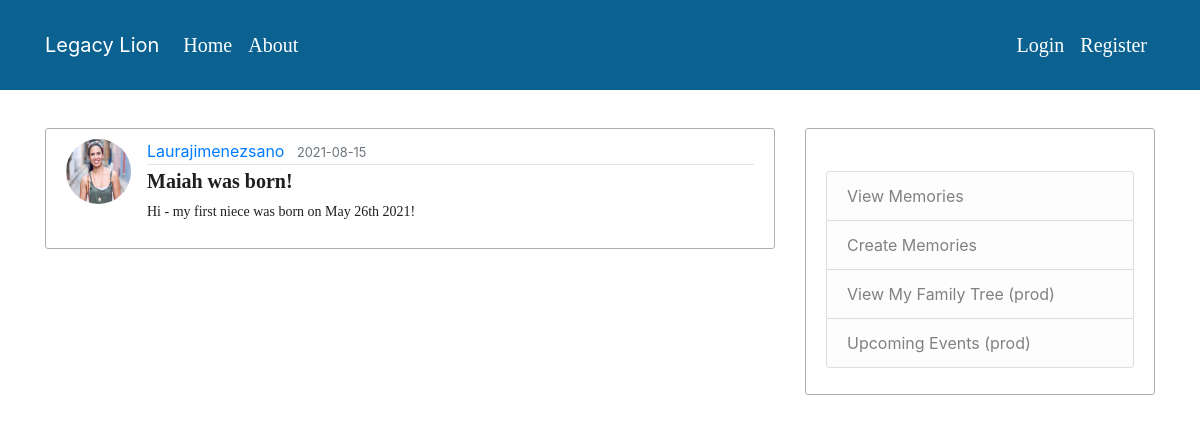
/post/1, run on an earlier commit of the app's database.
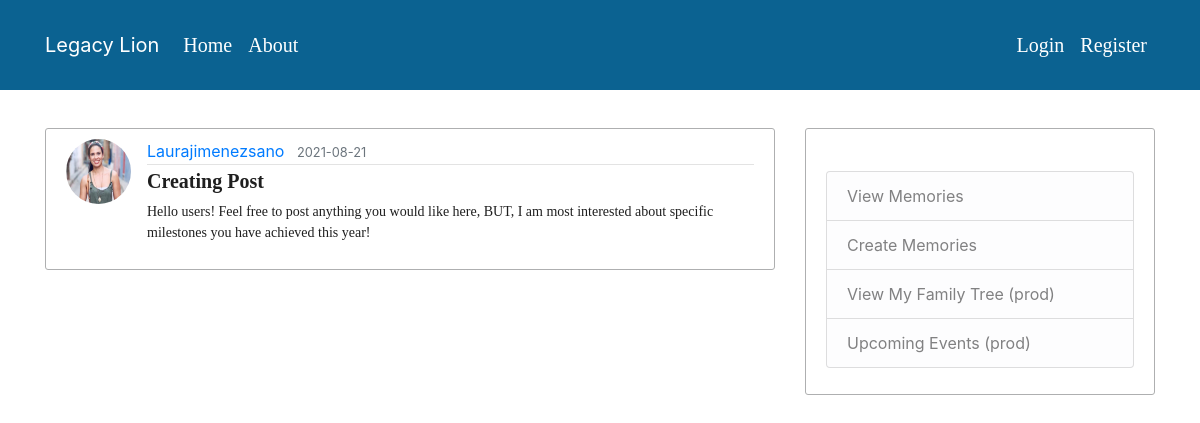
And on a later commit of the database.
### Blog/flaskblog/models.py (models this page shows, shortened)
class Post(db.Model):
    id = db.Column(db.Integer, primary_key=True)
    title = db.Column(db.String(100), nullable=False)
    date_posted = db.Column(db.DateTime, nullable=False, default=datetime.utcnow)
    content = db.Column(db.Text, nullable=False)
    user_id = db.Column(db.Integer, db.ForeignKey('user.id'), nullable=False)
    post_img = db.Column(db.String(20), nullable=False, default='default.jpg')

### Blog/flaskblog/routes.py (the view)
@app.route("/post/<int:post_id>")
def post(post_id):
    post = Post.query.get_or_404(post_id)
    return render_template('post.html', title=post.title, post=post)

### Blog/flaskblog/templates/post.html (shortened to what this page needs)
<!DOCTYPE html>
<html>
<head>
    <link rel="stylesheet" href="https://maxcdn.bootstrapcdn.com/bootstrap/4.0.0/css/bootstrap.min.css">
    <link rel="stylesheet" type="text/css" href="{{ url_for('static', filename='main.css') }}">
</head>
<body>
    <header class="site-header">
      <nav class="navbar navbar-expand-md navbar-dark bg-steel fixed-top">
        <div class="container">
          <a class="navbar-brand mr-6" href="/">Legacy Lion</a>
          <div class="collapse navbar-collapse" id="navbarToggle">
            <div class="navbar-nav mr-auto">
              <a class="nav-item nav-link" href="{{ url_for('home') }}">Home</a>
              <a class="nav-item nav-link" href="{{ url_for('about') }}">About</a>
            </div>
            <div class="navbar-nav">
              {% if current_user.is_authenticated %}
                <a class="nav-item nav-link" href="{{ url_for('new_post') }}">New Post</a>
                <a class="nav-item nav-link" href="{{ url_for('account') }}">Account</a>
                <a class="nav-item nav-link" href="{{ url_for('logout') }}">Logout</a>
              {% else %}
                <a class="nav-item nav-link" href="{{ url_for('login') }}">Login</a>
                <a class="nav-item nav-link" href="{{ url_for('register') }}">Register</a>
              {% endif %}
            </div>
          </div>
        </div>
      </nav>
    </header>
    <main role="main" class="container">
      <div class="row">
        <div class="col-md-8">
          <article class="media content-section">
            <img class="rounded-circle article-img" src="{{ url_for('static', filename='profile_pics/' + post.author.image_file) }}">
            <div class="media-body">
              <div class="article-metadata">
                <a class="mr-2" href="{{url_for('user_posts', username=post.author.username) }}">{{ post.author.username }}</a>
                <small class="text-muted">{{ post.date_posted.strftime('%Y-%m-%d') }}</small>
              </div>
              <h2 class="article-title">{{ post.title }}</h2>
              <p class="article-content">{{ post.content }}</p>
            </div>
          </article>
        </div>
        <div class="col-md-4">
          <div class="content-section">
            <h4>App Features</h4>
              <ul class="list-group">
                <a class="list-group-item list-group-item-light nav-item nav-link" href="{{ url_for('home')}}">View Memories</a>
                <a class="list-group-item list-group-item-light nav-item nav-link" href="{{ url_for('new_post')}}">Create Memories</a>
                <a class="list-group-item list-group-item-light nav-item nav-link" href="{{ url_for('familytree')}}" target="_blank"> View My Family Tree (prod)</a>
                <a class="list-group-item list-group-item-light nav-item nav-link" href="{{ url_for('home')}}">Upcoming Events (prod)</a>
              </ul>
          </div>
        </div>
      </div>
    </main>
</body>
</html>

What changed in the data, as far as the page shows it:
changed Post: date_posted "2021-08-15" → "2021-08-21"; title "Maiah was born!" → "Creating Post"; content "Hi - my first niece was born on May 26th 2021!" → "Hello users! Feel free to post anything you would like here, BUT, I am most interested about specific milestones you have achieved this year!"
